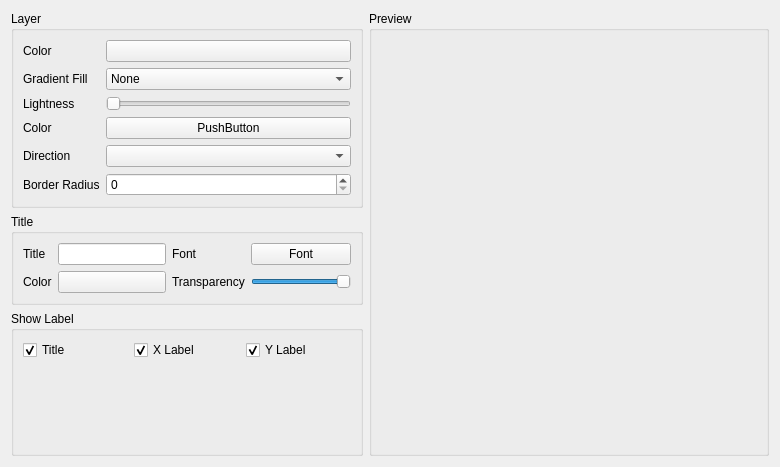
<?xml version="1.0" encoding="UTF-8"?>
<ui version="4.0">
 <class>LayerSettings</class>
 <widget class="QWidget" name="LayerSettings">
  <property name="geometry">
   <rect>
    <x>0</x>
    <y>0</y>
    <width>780</width>
    <height>467</height>
   </rect>
  </property>
  <property name="windowTitle">
   <string>Form</string>
  </property>
  <layout class="QGridLayout" name="gridLayout">
   <item row="0" column="0">
    <layout class="QGridLayout" name="gridLayout_13">
     <item row="1" column="1" rowspan="6">
      <widget class="QGroupBox" name="groupBox">
       <property name="minimumSize">
        <size>
         <width>400</width>
         <height>0</height>
        </size>
       </property>
       <property name="title">
        <string>Preview</string>
       </property>
       <property name="flat">
        <bool>false</bool>
       </property>
       <property name="checkable">
        <bool>false</bool>
       </property>
       <layout class="QGridLayout" name="gridLayout_12">
        <item row="1" column="0">
         <layout class="QVBoxLayout" name="demoLayout"/>
        </item>
       </layout>
      </widget>
     </item>
     <item row="6" column="0">
      <widget class="QGroupBox" name="groupBox_3">
       <property name="minimumSize">
        <size>
         <width>300</width>
         <height>0</height>
        </size>
       </property>
       <property name="maximumSize">
        <size>
         <width>16777215</width>
         <height>16777215</height>
        </size>
       </property>
       <property name="title">
        <string>Show Label</string>
       </property>
       <layout class="QGridLayout" name="gridLayout_6">
        <item row="0" column="0">
         <layout class="QGridLayout" name="gridLayout_5">
          <item row="0" column="1">
           <widget class="QCheckBox" name="xLabelCheckBox">
            <property name="text">
             <string>X Label</string>
            </property>
            <property name="checked">
             <bool>true</bool>
            </property>
           </widget>
          </item>
          <item row="0" column="2">
           <widget class="QCheckBox" name="yLabelCheckBox">
            <property name="text">
             <string>Y Label</string>
            </property>
            <property name="checked">
             <bool>true</bool>
            </property>
           </widget>
          </item>
          <item row="0" column="0">
           <widget class="QCheckBox" name="showTitleCheck">
            <property name="text">
             <string>Title</string>
            </property>
            <property name="checked">
             <bool>true</bool>
            </property>
           </widget>
          </item>
         </layout>
        </item>
        <item row="1" column="0">
         <spacer name="verticalSpacer">
          <property name="orientation">
           <enum>Qt::Vertical</enum>
          </property>
          <property name="sizeHint" stdset="0">
           <size>
            <width>20</width>
            <height>40</height>
           </size>
          </property>
         </spacer>
        </item>
       </layout>
      </widget>
     </item>
     <item row="5" column="0">
      <widget class="QGroupBox" name="groupBox_5">
       <property name="minimumSize">
        <size>
         <width>300</width>
         <height>0</height>
        </size>
       </property>
       <property name="maximumSize">
        <size>
         <width>400</width>
         <height>16777215</height>
        </size>
       </property>
       <property name="title">
        <string>Title</string>
       </property>
       <layout class="QGridLayout" name="gridLayout_8">
        <item row="0" column="0">
         <layout class="QGridLayout" name="gridLayout_3">
          <item row="2" column="2">
           <widget class="GuiUtils::ColorPushButton" name="titleColorButton">
            <property name="text">
             <string/>
            </property>
           </widget>
          </item>
          <item row="0" column="0">
           <widget class="QLabel" name="label_3">
            <property name="text">
             <string>Title</string>
            </property>
           </widget>
          </item>
          <item row="0" column="2">
           <widget class="QLineEdit" name="titleTextEdit"/>
          </item>
          <item row="2" column="0">
           <widget class="QLabel" name="label_5">
            <property name="text">
             <string>Color</string>
            </property>
           </widget>
          </item>
          <item row="0" column="3">
           <widget class="QLabel" name="label_6">
            <property name="text">
             <string>Font</string>
            </property>
           </widget>
          </item>
          <item row="0" column="4">
           <widget class="GuiUtils::FontPushButton" name="fontButton">
            <property name="text">
             <string>Font</string>
            </property>
           </widget>
          </item>
          <item row="2" column="3">
           <widget class="QLabel" name="label_11">
            <property name="text">
             <string>Transparency</string>
            </property>
           </widget>
          </item>
          <item row="2" column="4">
           <widget class="QSlider" name="titleOpacitySlider">
            <property name="value">
             <number>99</number>
            </property>
            <property name="orientation">
             <enum>Qt::Horizontal</enum>
            </property>
           </widget>
          </item>
         </layout>
        </item>
       </layout>
      </widget>
     </item>
     <item row="1" column="0" rowspan="4">
      <widget class="QGroupBox" name="groupBox_2">
       <property name="minimumSize">
        <size>
         <width>300</width>
         <height>0</height>
        </size>
       </property>
       <property name="maximumSize">
        <size>
         <width>400</width>
         <height>16777215</height>
        </size>
       </property>
       <property name="title">
        <string>Layer</string>
       </property>
       <layout class="QGridLayout" name="gridLayout_4">
        <item row="2" column="0">
         <layout class="QGridLayout" name="gridLayout_2" rowstretch="0,0,0,0,0,0,0" rowminimumheight="0,0,0,0,0,0,0">
          <item row="1" column="0">
           <widget class="QLabel" name="label_4">
            <property name="text">
             <string>Gradient Fill</string>
            </property>
           </widget>
          </item>
          <item row="1" column="2">
           <widget class="QComboBox" name="gradientFillCombo">
            <item>
             <property name="text">
              <string>None</string>
             </property>
            </item>
            <item>
             <property name="text">
              <string>One Color</string>
             </property>
            </item>
            <item>
             <property name="text">
              <string>Two Colors</string>
             </property>
            </item>
           </widget>
          </item>
          <item row="0" column="0">
           <widget class="QLabel" name="label">
            <property name="text">
             <string>Color</string>
            </property>
           </widget>
          </item>
          <item row="2" column="0">
           <widget class="QLabel" name="lightnessLabel">
            <property name="text">
             <string>Lightness</string>
            </property>
           </widget>
          </item>
          <item row="0" column="2">
           <widget class="GuiUtils::ColorPushButton" name="startColorButton">
            <property name="text">
             <string/>
            </property>
           </widget>
          </item>
          <item row="2" column="2">
           <widget class="QSlider" name="lightnessSlider">
            <property name="minimum">
             <number>1</number>
            </property>
            <property name="maximum">
             <number>255</number>
            </property>
            <property name="orientation">
             <enum>Qt::Horizontal</enum>
            </property>
           </widget>
          </item>
          <item row="3" column="0">
           <widget class="QLabel" name="secondColorLabel">
            <property name="text">
             <string>Color</string>
            </property>
           </widget>
          </item>
          <item row="3" column="2">
           <widget class="GuiUtils::ColorPushButton" name="stopColorButton">
            <property name="text">
             <string>PushButton</string>
            </property>
           </widget>
          </item>
          <item row="5" column="0">
           <widget class="QLabel" name="directionLabel">
            <property name="text">
             <string>Direction</string>
            </property>
           </widget>
          </item>
          <item row="5" column="2">
           <widget class="QComboBox" name="directionCombo"/>
          </item>
          <item row="6" column="0">
           <widget class="QLabel" name="label_2">
            <property name="text">
             <string>Border Radius</string>
            </property>
           </widget>
          </item>
          <item row="6" column="2">
           <widget class="QSpinBox" name="borderRadiusSpinBox"/>
          </item>
         </layout>
        </item>
       </layout>
      </widget>
     </item>
    </layout>
   </item>
  </layout>
 </widget>
 <customwidgets>
  <customwidget>
   <class>GuiUtils::ColorPushButton</class>
   <extends>QPushButton</extends>
   <header>comguiutils/colorpushbutton.h</header>
  </customwidget>
  <customwidget>
   <class>GuiUtils::FontPushButton</class>
   <extends>QPushButton</extends>
   <header>comguiutils/fontpushbutton.h</header>
  </customwidget>
 </customwidgets>
 <resources/>
 <connections/>
</ui>
